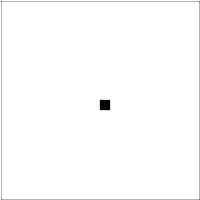
Frame 1 (no input)
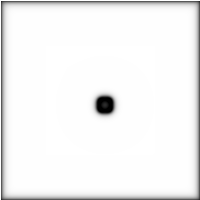
Frame 60 (no input)
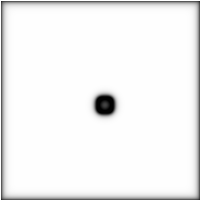
Frame 120 (the mouse pressed at the canvas centre since frame 60)

The p5.js sketch that drew these frames (run headless with seeded random() and noise() and a simulated clock; from frame 60 on, the mouse is pressed at the canvas centre):

// p5.js sketch
// ── sketch.js
var grid;
var next;

var dA = 1;
var dB = 0.5;
var feed = 0.055;
var k = 0.062;

var conv = [[0.05,0.2,0.05],
            [0.2 ,-1 ,0.2 ],
            [0.05,0.2,0.05]];

function setup() {
  createCanvas(200, 200);
  pixelDensity(1);
  grid = [];
  next = [];
  for(var x=0;x<width;x++){
    grid[x]=[];
    next[x]=[];
    for(var y=0;y<height;y++){
      grid[x][y] = {a: 1, b: 0};
      next[x][y] = {a: 1, b: 0};
    }
  }
  for(var i=100; i<110; i++){
    for(var j=100; j<110; j++){
      grid[i][j].b=1;
    }
  }
  
}

function draw() {
  background(45);
  for(var x=0;x<width;x++){
    for(var y=0;y<height;y++){
      var a = grid[x][y].a;
      var b = grid[x][y].b;
      next[x][y].a = a + dA * laplaceA(x,y) - a * b * b + feed * (1 - a);
      next[x][y].b = b + dB * laplaceB(x,y) + a * b * b - (k + feed) * b;
      
      next[x][y].a = constrain(next[x][y].a, 0, 1);
      next[x][y].b = constrain(next[x][y].b, 0, 1);
    }
  }
  
  loadPixels();
  for(var x=0;x<width;x++){
    for(var y=0;y<height;y++){
      var pix = (x + y * width) * 4;
      var a = next[x][y].a;
      var b = next[x][y].b;
      var c = floor((a - b) * 255);
      c = constrain(c, 0, 255);
      pixels[pix + 0] = c;
      pixels[pix + 1] = c;
      pixels[pix + 2] = c;
      pixels[pix + 3] = 255;
    }
  }
  updatePixels();
  
  swap();
}

function mouseDragged(){
  grid[floor(mouseX)][floor(mouseY)].b=1;
}

function swap(){
  var temp = grid;
  grid = next;
  next = temp;
}
function laplaceA(x,y){
  var sumA = 0;
  for(var i = -1;i<=1;i++){
    for(var j = -1; j<=1;j++){
      if(x+i>0 && x+i<width && y+j>0 && y+j<height)
        sumA+=grid[x+i][y+j].a * conv[i+1][j+1];
    }
  }
  return sumA;
}
function laplaceB(x,y){
  var sumB = 0;
  for(var i = -1;i<=1;i++){
    for(var j = -1; j<=1;j++){
      if(x+i>0 && x+i<width && y+j>0 && y+j<height)
        sumB+=grid[x+i][y+j].b * conv[i+1][j+1];
    }
  }
  return sumB;
}
